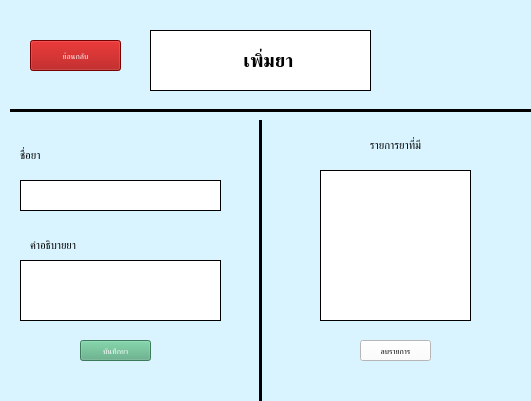
<?xml version="1.0" encoding="UTF-8"?>
<ui version="4.0">
 <class>add_drug</class>
 <widget class="QMainWindow" name="add_drug">
  <property name="geometry">
   <rect>
    <x>0</x>
    <y>0</y>
    <width>531</width>
    <height>401</height>
   </rect>
  </property>
  <property name="windowTitle">
   <string>เพิ่มยา</string>
  </property>
  <property name="windowIcon">
   <iconset>
    <normaloff>../Resources/drug_icon.png</normaloff>../Resources/drug_icon.png</iconset>
  </property>
  <property name="styleSheet">
   <string notr="true">background-color: rgb(217, 244, 255)</string>
  </property>
  <widget class="QWidget" name="centralwidget">
   <widget class="QLabel" name="label">
    <property name="geometry">
     <rect>
      <x>150</x>
      <y>30</y>
      <width>221</width>
      <height>61</height>
     </rect>
    </property>
    <property name="font">
     <font>
      <pointsize>14</pointsize>
      <weight>75</weight>
      <bold>true</bold>
     </font>
    </property>
    <property name="styleSheet">
     <string notr="true">background-color: rgb(255, 255, 255);</string>
    </property>
    <property name="frameShape">
     <enum>QFrame::Box</enum>
    </property>
    <property name="lineWidth">
     <number>1</number>
    </property>
    <property name="text">
     <string>   เพิ่มยา</string>
    </property>
    <property name="textFormat">
     <enum>Qt::AutoText</enum>
    </property>
    <property name="scaledContents">
     <bool>false</bool>
    </property>
    <property name="alignment">
     <set>Qt::AlignCenter</set>
    </property>
    <property name="wordWrap">
     <bool>true</bool>
    </property>
   </widget>
   <widget class="QLabel" name="label_2">
    <property name="geometry">
     <rect>
      <x>180</x>
      <y>40</y>
      <width>41</width>
      <height>41</height>
     </rect>
    </property>
    <property name="font">
     <font>
      <pointsize>24</pointsize>
      <weight>75</weight>
      <bold>true</bold>
     </font>
    </property>
    <property name="styleSheet">
     <string notr="true">background-color: rgb(255, 255, 255);</string>
    </property>
    <property name="frameShape">
     <enum>QFrame::NoFrame</enum>
    </property>
    <property name="lineWidth">
     <number>1</number>
    </property>
    <property name="text">
     <string/>
    </property>
    <property name="textFormat">
     <enum>Qt::AutoText</enum>
    </property>
    <property name="pixmap">
     <pixmap resource="../Resources/resources.qrc">:/icons/drug_icon.png</pixmap>
    </property>
    <property name="scaledContents">
     <bool>true</bool>
    </property>
    <property name="alignment">
     <set>Qt::AlignCenter</set>
    </property>
    <property name="wordWrap">
     <bool>true</bool>
    </property>
   </widget>
   <widget class="QLabel" name="drugName_label">
    <property name="geometry">
     <rect>
      <x>20</x>
      <y>140</y>
      <width>101</width>
      <height>31</height>
     </rect>
    </property>
    <property name="font">
     <font>
      <pointsize>8</pointsize>
     </font>
    </property>
    <property name="text">
     <string>ชื่อยา</string>
    </property>
   </widget>
   <widget class="QTextEdit" name="textEdit">
    <property name="geometry">
     <rect>
      <x>20</x>
      <y>180</y>
      <width>201</width>
      <height>31</height>
     </rect>
    </property>
    <property name="font">
     <font>
      <pointsize>8</pointsize>
     </font>
    </property>
    <property name="styleSheet">
     <string notr="true">background-color: rgb(255, 255, 255);</string>
    </property>
    <property name="frameShape">
     <enum>QFrame::Box</enum>
    </property>
    <property name="frameShadow">
     <enum>QFrame::Plain</enum>
    </property>
   </widget>
   <widget class="QLabel" name="drugDescribe_label">
    <property name="geometry">
     <rect>
      <x>30</x>
      <y>230</y>
      <width>141</width>
      <height>31</height>
     </rect>
    </property>
    <property name="font">
     <font>
      <pointsize>8</pointsize>
     </font>
    </property>
    <property name="text">
     <string>คำอธิบายยา</string>
    </property>
   </widget>
   <widget class="QTextEdit" name="textEdit_2">
    <property name="geometry">
     <rect>
      <x>20</x>
      <y>260</y>
      <width>201</width>
      <height>61</height>
     </rect>
    </property>
    <property name="font">
     <font>
      <pointsize>8</pointsize>
     </font>
    </property>
    <property name="accessibleName">
     <string/>
    </property>
    <property name="styleSheet">
     <string notr="true">background-color: rgb(255, 255, 255);</string>
    </property>
    <property name="frameShape">
     <enum>QFrame::Box</enum>
    </property>
    <property name="frameShadow">
     <enum>QFrame::Plain</enum>
    </property>
   </widget>
   <widget class="Line" name="line_2">
    <property name="geometry">
     <rect>
      <x>250</x>
      <y>120</y>
      <width>20</width>
      <height>291</height>
     </rect>
    </property>
    <property name="frameShadow">
     <enum>QFrame::Plain</enum>
    </property>
    <property name="lineWidth">
     <number>3</number>
    </property>
    <property name="orientation">
     <enum>Qt::Vertical</enum>
    </property>
   </widget>
   <widget class="QListWidget" name="listWidget">
    <property name="geometry">
     <rect>
      <x>320</x>
      <y>170</y>
      <width>151</width>
      <height>151</height>
     </rect>
    </property>
    <property name="styleSheet">
     <string notr="true">background-color: rgb(255, 255, 255);</string>
    </property>
    <property name="frameShape">
     <enum>QFrame::Box</enum>
    </property>
    <property name="frameShadow">
     <enum>QFrame::Plain</enum>
    </property>
    <property name="lineWidth">
     <number>1</number>
    </property>
   </widget>
   <widget class="QLabel" name="drugHave_label">
    <property name="geometry">
     <rect>
      <x>320</x>
      <y>130</y>
      <width>151</width>
      <height>31</height>
     </rect>
    </property>
    <property name="font">
     <font>
      <pointsize>8</pointsize>
     </font>
    </property>
    <property name="text">
     <string>รายการยาที่มี</string>
    </property>
    <property name="alignment">
     <set>Qt::AlignCenter</set>
    </property>
   </widget>
   <widget class="QPushButton" name="pushButton">
    <property name="geometry">
     <rect>
      <x>80</x>
      <y>340</y>
      <width>71</width>
      <height>21</height>
     </rect>
    </property>
    <property name="font">
     <font>
      <pointsize>6</pointsize>
     </font>
    </property>
    <property name="styleSheet">
     <string notr="true">color: rgb(255, 255, 255);
background-color: rgb(85, 170, 127);</string>
    </property>
    <property name="text">
     <string>บันทึกยา</string>
    </property>
   </widget>
   <widget class="QPushButton" name="pushButton_2">
    <property name="geometry">
     <rect>
      <x>360</x>
      <y>340</y>
      <width>71</width>
      <height>21</height>
     </rect>
    </property>
    <property name="font">
     <font>
      <pointsize>6</pointsize>
     </font>
    </property>
    <property name="styleSheet">
     <string notr="true">background-color: rgb(255, 255, 255);</string>
    </property>
    <property name="text">
     <string>ลบรายการ</string>
    </property>
   </widget>
   <widget class="QPushButton" name="add_back_pushButton">
    <property name="geometry">
     <rect>
      <x>30</x>
      <y>40</y>
      <width>91</width>
      <height>31</height>
     </rect>
    </property>
    <property name="font">
     <font>
      <pointsize>6</pointsize>
     </font>
    </property>
    <property name="styleSheet">
     <string notr="true">color: rgb(255, 255, 255);
background-color: rgb(166, 0, 0)</string>
    </property>
    <property name="text">
     <string>ย้อนกลับ</string>
    </property>
   </widget>
   <widget class="Line" name="line2">
    <property name="geometry">
     <rect>
      <x>10</x>
      <y>100</y>
      <width>541</width>
      <height>20</height>
     </rect>
    </property>
    <property name="frameShadow">
     <enum>QFrame::Plain</enum>
    </property>
    <property name="lineWidth">
     <number>3</number>
    </property>
    <property name="orientation">
     <enum>Qt::Horizontal</enum>
    </property>
   </widget>
  </widget>
 </widget>
 <tabstops>
  <tabstop>textEdit</tabstop>
  <tabstop>textEdit_2</tabstop>
  <tabstop>pushButton</tabstop>
  <tabstop>listWidget</tabstop>
  <tabstop>pushButton_2</tabstop>
  <tabstop>add_back_pushButton</tabstop>
 </tabstops>
 <resources>
  <include location="../Resources/resources.qrc"/>
 </resources>
 <connections/>
</ui>
